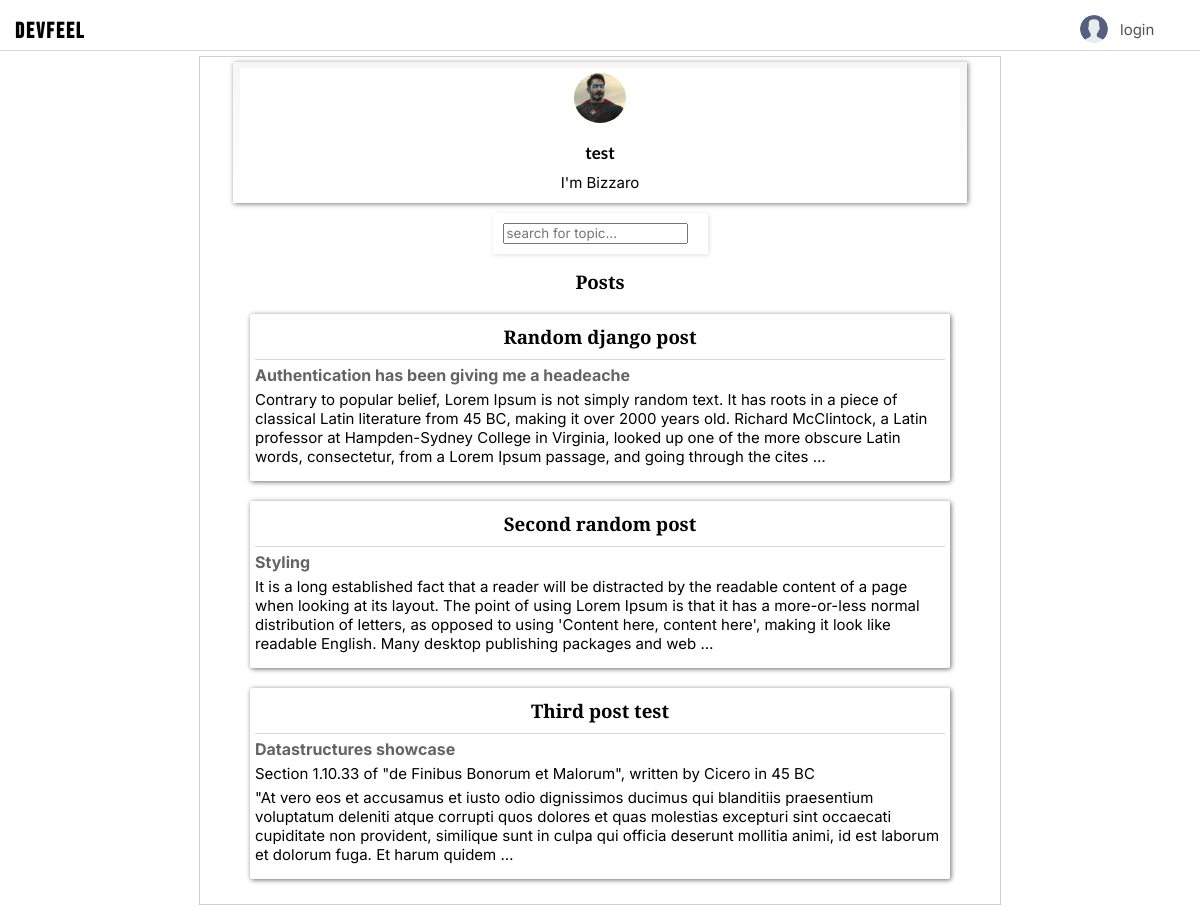
The app's page /user-profile/15/, older data.
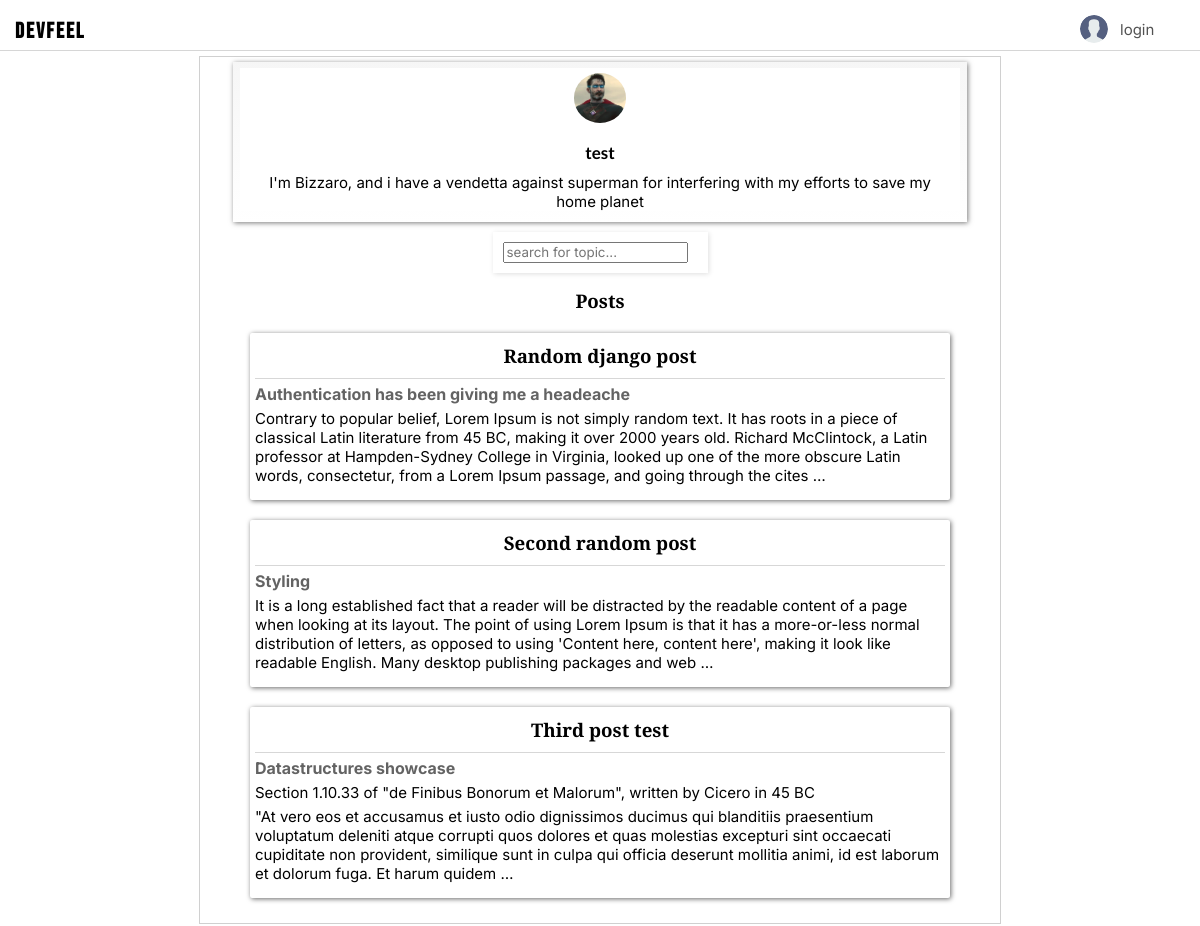
The same page, newer data.
### base/models.py (models this page shows)
class User(AbstractUser):
  name = models.CharField(max_length=200, null=True, unique=True)
  email = models.EmailField(unique=True, null=True)
  bio = models.TextField(blank=True ,null=True)
  failed_login_attempts = models.IntegerField(default=0)
  avatar = models.ImageField(null=True,default='default_images/avatar.svg', upload_to='avatars/')
  USERNAME_FIELD = 'email'
  REQUIRED_FIELDS = ['name']

### base/views.py (the view)
# urls.py: path('user-profile/<str:pk>/', views.userProfile, name='user-profile'),
def userProfile(request, pk):
  user = User.objects.get(id=pk)
  search_post = request.GET.get('search')
  if search_post:
    all_posts = Post.objects.filter(author=user)
    posts = all_posts.filter(Q(topic__icontains=search_post))
  else:
    posts = Post.objects.filter(author=user)
  context = {'user':user, 'posts':posts}
  return render(request, 'base/user_profile.html', context)

### base/templates/base/user_profile.html (shortened to what this page needs)
{% extends 'main.html' %} {% load static %}
{% block content %}
<main>
  <div class="user-profile">
    <div class="user-profile-border-container">
      <div class="user-profile-head-container">
        <div class="user-profile-image">
          <img src="{{user.avatar.url}}" alt="Profile Picture" />
        </div>
        <div class="user-profile-username">
          <h3 class="username-font">{{user.name}}</h3>
        </div>
        <div>
          <p>{{user.bio}}</p>
        </div>
      </div>
    </div>
    <div class="search-posts userprofile-search">
      <form class="search-form" action="{% url 'user-profile' user.id %}">
        <input name="search" type="search" id="search-home" placeholder="search for topic..." />
      </form>
    </div>
    {% if request.GET.search %}
    <div class="search-results-header">
      <p>Results for <span>'{{request.GET.search}}'</span></p>
      <a href="{% url 'user-profile' user.id %}">Show all</a>
    </div>
    {%else%}
    <div class="user-posts-header topic-font">
      <h3>Posts</h3>
    </div>
    {%endif%}
    <div class="user-profile-posts-container">
      <div class="user-profile-center-posts">
        {% if posts %} {% for post in posts %}
        <div class="user-profile-post">
          <div>
            <a href="{% url 'post-details' pk=post.id %}">
              <h3 class="topic-font">{{post.topic}}</h3>
            </a>
          </div>
          <h4 class="description-font">{{post.description}}</h4>
          <p>{{post.body|safe|truncatewords:60}}</p>
        </div>
        {% endfor %} {% else %}
        <p>This user does not have any posts</p>
        {% endif %}
      </div>
    </div>
  </div>
</main>
{% endblock content %}

Row changes from the older to the newer data that the page shows:
changed User "test": bio "I'm Bizzaro" → "I'm Bizzaro, and i have a vendetta against superman for interfering with my efforts to save my home planet"
